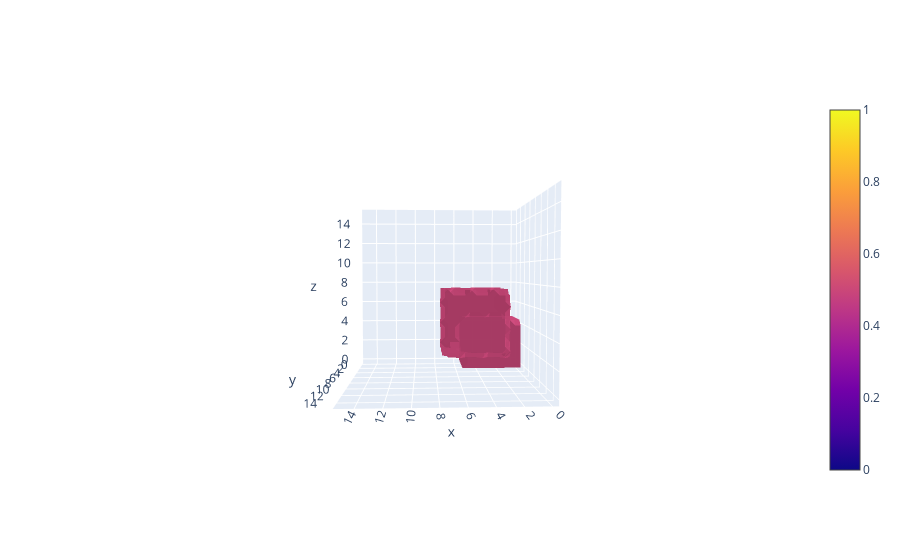

Notebook code for this chart:
### Code cell
X, Y, Z = np.mgrid[:n, :n, :n]

fig = go.Figure(data=go.Volume(
    x=X.flatten(), y=Y.flatten(), z=Z.flatten(),
    value=labels_in_dilated.flatten(),
    isomin=0.5,
    isomax=0.5,
    opacity=0.2,
    surface_count=21,
    caps= dict(x_show=False, y_show=False, z_show=False), # no caps
    ))
fig.update_layout(scene_camera = dict(
    up=dict(x=0, y=0, z=1),
    center=dict(x=0, y=0, z=0),
    eye=dict(x=0.1, y=2.5, z=0.1)
))

### Figure 1 — Plotly figure (JSON) as saved in the notebook; plotly's stock layout.template omitted (floating-point values rounded to 4 significant figures; data arrays with more than 128 entries replaced by an {"elided": "..."} marker saying what was removed)
{"data": [{"caps": {"x": {"show": false}, "y": {"show": false}, "z": {"show": false}}, "isomax": 0.5, "isomin": 0.5, "opacity": 0.2, "surface": {"count": 21}, "type": "volume", "value": {"elided": "4096 int values"}, "x": {"elided": "4096 int values"}, "y": {"elided": "4096 int values"}, "z": {"elided": "4096 int values"}}], "layout": {"scene": {"camera": {"center": {"x": 0, "y": 0, "z": 0}, "eye": {"x": 0.1, "y": 2.5, "z": 0.1}, "up": {"x": 0, "y": 0, "z": 1}}}}}
